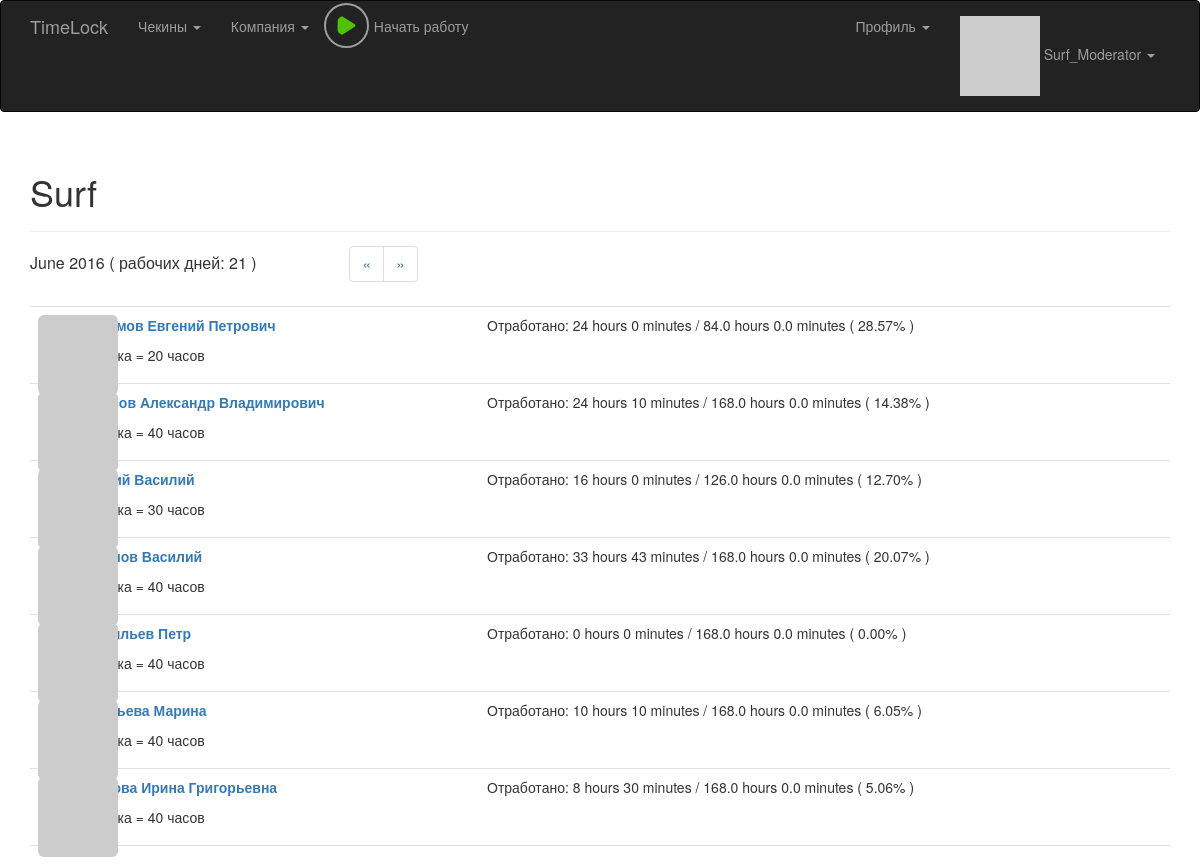
Screenshot of /work_time_in_percent (signed in) with the database file from the repository.
### app/model.py (models this page shows, shortened)
class User(UserMixin, db.Model):
    __tablename__ = 'users'
    id = db.Column(db.Integer, primary_key = True)
    email = db.Column(db.String(64), unique = True, index = True)
    username = db.Column(db.String(64), unique = True, index = True)
    password_hash = db.Column(db.String(128))
    confirmed = db.Column(db.Boolean, default = False)
    nfc_label = db.Column(db.String(64), unique = True, index = True)
    first_name = db.Column(db.String(64))
    middle_name = db.Column(db.String(64))
    last_name = db.Column(db.String(64))
    member_since = db.Column(db.DateTime(), default = datetime.utcnow)
    last_seen = db.Column(db.DateTime(), default = datetime.utcnow)
    avatar_hash = db.Column(db.String(32))
    rate = db.Column(db.Integer, default = 40)
    role_id = db.Column(db.Integer, db.ForeignKey('roles.id'))
    company_id = db.Column(db.Integer, db.ForeignKey('companies.id'))
    checkins = db.relationship('Checkin', backref = 'user', lazy = 'dynamic')
    timeCaches = db.relationship('TimeCache', backref = 'user', lazy = 'dynamic')
    posts = db.relationship('Post', backref = 'author', lazy = 'dynamic')
    notes = db.relationship('Note', backref = 'author', lazy = 'dynamic')
    @property
    def password(self):
        raise AttributeError('password is not a readable attribute')
    def can(self, permissions):
        return self.role is not None and (self.role.permissions & permissions) == permissions
    def is_administrator(self):
        return self.can(Permission.ADMINISTER)
    def is_moderator(self):
        return self.can(Permission.MODERATOR)
    def ping(self):
        self.last_seen = datetime.utcnow()
        db.session.add(self)
    def gravatar(self, size = 100, default = 'retro', rating ='g'):
        if request.is_secure:
            url = 'https://secure.gravatar.com/avatar'
        else:
            url = 'http://www.gravatar.com/avatar'
        hash = self.avatar_hash or hashlib.md5(self.email.encode('utf-8')).hexdigest()
        return '{url}/{hash}?s={size}&d={default}&r={rating}'.format(url = url, hash = hash, size = size, default = default, rating = rating)

class Company(db.Model):
    __tablename__ = 'companies'
    id = db.Column(db.Integer, primary_key = True)
    company_name = db.Column(db.String(64), unique = True, index = True)
    users = db.relationship('User', backref = 'company', lazy = 'dynamic')

### app/main/views.py (the view)
@main.route('/work_time_in_percent', methods = ['GET'])
@admin_moderator_required
def work_time_in_percent():
	page = request.args.get('page', 1, type = int)
	company = current_user.company;
	current_day = datetime.now().date()
	first_day = TimeCache.get_first_day(current_day, 0, -page + 1)
	time_dict = {}
	for user in company.users:
		time_dict[user.id] = []
		minutes = get_user_work_time_for_month_page(user.id, page)
		time_dict[user.id].append(format_full_time_string_from_minutes(minutes))
		minutes_in_day = float(user.rate) / 5 * 60
		work_day = work_days_count(first_day.year, first_day.month)
		full_minutes = work_day * minutes_in_day
		percent = float(minutes) / full_minutes * 100
		time_dict[user.id].append("{:.2f}%".format(percent))
		time_dict[user.id].append(format_full_time_string_from_minutes(full_minutes))
	month_title = first_day.strftime("%B %Y")
	work_days = work_days_count(first_day.year, first_day.month)
	return render_template('employees_and_work_in_percent.html', company = company, pagination_url = "work_time_in_percent?page=", page = page,
		time_dict = time_dict, month_title = month_title, work_days = work_days)

### app/auth/views.py (called while the page is built)
@auth.before_app_request
def before_request():
    if current_user.is_authenticated:
        current_user.ping()

### app/checkin/__init__.py (called while the page is built)
@checkin.app_context_processor
def inject_permissions():
    return dict(Permission = Permission)

### app/main/__init__.py (called while the page is built)
@main.app_context_processor
def inject_permissions():
    return dict(Permission = Permission)

### app/model.py (called while the page is built)
@login_manager.user_loader
def load_user(user_id):
    return User.query.get(int(user_id))

    @staticmethod
    def get_work_time_for_checkins(checkins):
        i = 0
        delta = 0
        while (i < checkins.count() - 1):
            first_checkin = checkins[i]
            second_checkin = checkins[i + 1]
            delta += (second_checkin.time - first_checkin.time).seconds // 60
            i +=2
        return delta

    @staticmethod
    def get_first_day(dt, d_years = 0, d_months = 0):
        y, m = dt.year + d_years, dt.month + d_months
        a, m = divmod(m - 1, 12)
        return date(y + a, m + 1, 1)

    @staticmethod
    def get_last_day(dt):
        return TimeCache.get_first_day(dt, 0, 1) + timedelta(-1)

### app/production_calendar.py (called while the page is built)
def work_days_count(year, month):
	count = 0.001
	if year == 2016:
		return prod_calendar_dict_2016[month]
	return count

### app/timelock_utils.py (called while the page is built)
def render_template(tmpl_name, **kwargs):
	checkin = get_last_checkin_in_current_day()
	current_work_time = None
	if checkin is not None:
		hours = checkin.time.hour
		minutes = checkin.time.minute
		current_work_time = hours * 60 + minutes
	return flask.render_template(tmpl_name, current_work_time = current_work_time, **kwargs)

def get_last_checkin_in_current_day():
	today = datetime.now().date()
	tomorrow = today + timedelta(days = 1)
	if not current_user.is_authenticated:
		return None
	query = Checkin.query.filter_by(user_id = current_user.id).filter(Checkin.time.between(today, tomorrow)).order_by(desc(Checkin.time))
	checkin = query.first()
	if query.count() % 2 == 1:
		return checkin
	else:
		return None

def format_full_time_string_from_minutes(minutes):
	hours = minutes // 60
	minutes = minutes % 60
	return "{} hours {} minutes".format(hours, minutes)

### app/templates/employees_and_work_in_percent.html (shortened to what this page needs)
{% extends "base.html" %}
{% import "bootstrap/wtf.html" as wtf %}
{% block page_content %}
	<div class="page-header">
		<h1>{{ company.company_name }}
		</h1>
	</div>
	<div class="employee-header">
		<div class="employee-percent-header-month">{{ month_title }} ( рабочих дней: {{ work_days }} )</div>
		<div class="employee-percent-header-pagination">
			<ul class = "pagination">
				<li><a href="{{ '{}{}'.format(pagination_url, page + 1) }}">&laquo;</a></li>
				<li><a href="{{ '{}{}'.format(pagination_url, page - 1) }}">&raquo;</a></li>
			</ul>
		</div>
	</div>
	{% include '_employees_work_in_percent.html' %}
	<br>
{% endblock %}

### app/templates/base.html (shortened to what this page needs)
{% extends "bootstrap/base.html" %}
{% block head %}
{{ super() }}
<link rel="stylesheet" type="text/css" href="{{ url_for('static', filename='styles.css') }}">
<link rel="stylesheet" type="text/css" href="{{ url_for('static', filename='styles_checkin.css') }}">
<link rel="stylesheet" type="text/css" href="{{ url_for('static', filename='styles_play_button.css') }}">
{% endblock %}
{% block navbar %}
<div class="navbar navbar-inverse" role="navigation">
	<div class="container">
		<div class="navbar-header">
			<a class="navbar-brand" href="/">TimeLock</a>
		</div>
		<div class="navbar-collapse collapse">
			<ul class="nav navbar-nav">
				{% if current_user.is_authenticated %}
	    			<li class="dropdown">
	                    <a href="#" class="dropdown-toggle" data-toggle="dropdown">Чекины <b class="caret"></b>
	                    </a>
                	</li>
                	{% if current_user.is_administrator() %}
	                	<li class="dropdown">
		                    <a href="#" class="dropdown-toggle" data-toggle="dropdown">Компании <b class="caret"></b>
		                    </a>
		                    <ul class="dropdown-menu">
		                        <li><a href="{{ url_for('main.companies') }}">Все компании</a></li>
		                        <li><a href="{{ url_for('main.new_company') }}">Создать новую</a></li>
		                        <li><a href="{{ url_for('main.clear_companies') }}">Удалить все из БД</a></li>
		                    </ul>
	                	</li>
	                	<li class="dropdown">
		                    <a href="#" class="dropdown-toggle" data-toggle="dropdown">Пользователи <b class="caret"></b>
		                    </a>
		                    <ul class="dropdown-menu">
		                        <li><a href="{{ url_for('main.clear_users') }}">Удалить всех из БД</a></li>
		                    </ul>
	                	</li>
                	{% else %}
	                	{% if current_user.is_moderator() %}
		                	<li class="dropdown">
			                    <a href="#" class="dropdown-toggle" data-toggle="dropdown">Компания <b class="caret"></b>
			                    </a>
		                	</li>
	                	{% endif %}
               		{% endif %}
               		<li>
               			<div class="button-play">
							<a href="{{ url_for('checkin.checkin_with_current_time') }}">
								{% if current_work_time %}
									<img src="{{ url_for('static', filename='square.png') }}"> <div class="play-button-description" id="current_work_display"></div>
								{% else %}
									<img src="{{ url_for('static', filename='play.png') }}"> <div class="play-button-description">Начать работу</div>
								{% endif %}
							</a>
						</div>
               		</li>
	    	    {% endif %}
			</ul>
			<ul class="nav navbar-nav navbar-right">
				{% if current_user.is_authenticated %}
					<li><a href="/"> </a></li>
					<li class="dropdown">
	                    <a href="#" class="dropdown-toggle" data-toggle="dropdown">Профиль <b class="caret"></b>
	                    </a>
                	</li>
	    			<li class="dropdown">
	                    <a href="#" class="dropdown-toggle" data-toggle="dropdown">
	                    	<img src="{{ current_user.gravatar(size=18) }}">
	                    	{{ current_user.username }} <b class="caret"></b>
	                    </a>
                	</li>
	    		{% else %}
	    			<li><a href="{{ url_for('auth.login') }}">Login</a></li>
	    		{% endif %}
			</ul>
		</div>
	</div>
</div>
{% endblock %}
{% block content %}
<div class="container">
	{% block page_content %}{% endblock %}
</div>
{% endblock %}

### app/templates/_employees_work_in_percent.html
<ul class = "posts">
    {% for user in company.users %}
    <li class = "post">
        <div class = "profile-thumbnail">
            <a href="{{ url_for('main.user', user_id = user.id) }}">
                <img class="img-rounded profile-thumbnail" src="{{ user.gravatar(size = 40) }}">
            </a>
        </div>
	    <div class="post-content">
            <div class="work-times">
                Отработано: {{time_dict[user.id][0]}} / {{time_dict[user.id][2]}} ( {{time_dict[user.id][1]}} )
            </div>
	    	<div class="post-author">
	    		<a href="{{ url_for('main.user', user_id = user.id) }}">
    	    		{% if user.first_name or user.last_name %}
                    <p>
                        {% if user.last_name %}{{ user.last_name }}{% endif %}
                        {% if user.first_name %}{{ user.first_name }}{% endif %}
                        {% if user.middle_name %}{{ user.middle_name }}{% endif %}
                    </p>
                    {% endif %}
	    		</a>
	    	</div>
	    	<div class="post-body">
                <p>Ставка = {{ user.rate }} часов</p>
            </div>
    	</div>
    </li>
    {% endfor %}
</ul>

### app/static/styles.css (style rules this page uses)
.profile-thumbnail { position: absolute; }
ul.posts { list-style-type: none; padding: 0px; margin: 16px 0px 0px 0px; border-top: 1px solid #e0e0e0; }
ul.posts li.post { padding: 8px; border-bottom: 1px solid #e0e0e0; }
div.post-author { font-weight: bold; }
div.post-content { margin-left: 48px; min-height: 48px; }
div.work-times { float: right; width: 675px; height: 45px; position: relative; }
div.employee-header { width: 100%; height: 38px; position: relative; font-size: 12pt; }
div.employee-percent-header-month { width: 27%; left: 0%; top: 0px; position: absolute; }
div.employee-percent-header-pagination { width: 10%; left: 28%; top: -26px; position: absolute; }

### app/static/styles_play_button.css (style rules this page uses)
div.button-play { position: absolute; top: 2px; height: 45px; }
.button-play a { color: #9d9d9d; text-decoration: none; }
.button-play a img { width: 45px; height: 45px; padding: 10px 10px; background-color: transparent; border-radius: 100%; border: 2px solid #9d9d9d; }
div.play-button-description { position: relative; width: 100px; top: -32px; left: 50px; }

### rows the page displays
User: username "Surf_Moderator", id "24 hours 10 minutes", id "168.0 hours 0.0 minutes", id "14.38%", first_name "Александр", middle_name "Владимирович", rate "40"
Company: company_name "Surf"
User: id "24 hours 0 minutes", id "84.0 hours 0.0 minutes", id "28.57%", first_name "Евгений", middle_name "Петрович", rate "20"
User: id "16 hours 0 minutes", id "126.0 hours 0.0 minutes", id "12.70%", first_name "Василий", rate "30"
User: id "33 hours 43 minutes", id "168.0 hours 0.0 minutes", id "20.07%", first_name "Василий", rate "40"
User: id "0 hours 0 minutes", id "168.0 hours 0.0 minutes", id "0.00%", last_name "Васильев", first_name "Петр", rate "40"
User: id "10 hours 10 minutes", id "168.0 hours 0.0 minutes", id "6.05%", last_name "Глазьева", first_name "Марина", rate "40"
User: id "8 hours 30 minutes", id "168.0 hours 0.0 minutes", id "5.06%", first_name "Ирина", middle_name "Григорьевна", rate "40"

### other values shown
{{ month_title }} "June 2016"
{{ work_days }} "21"
